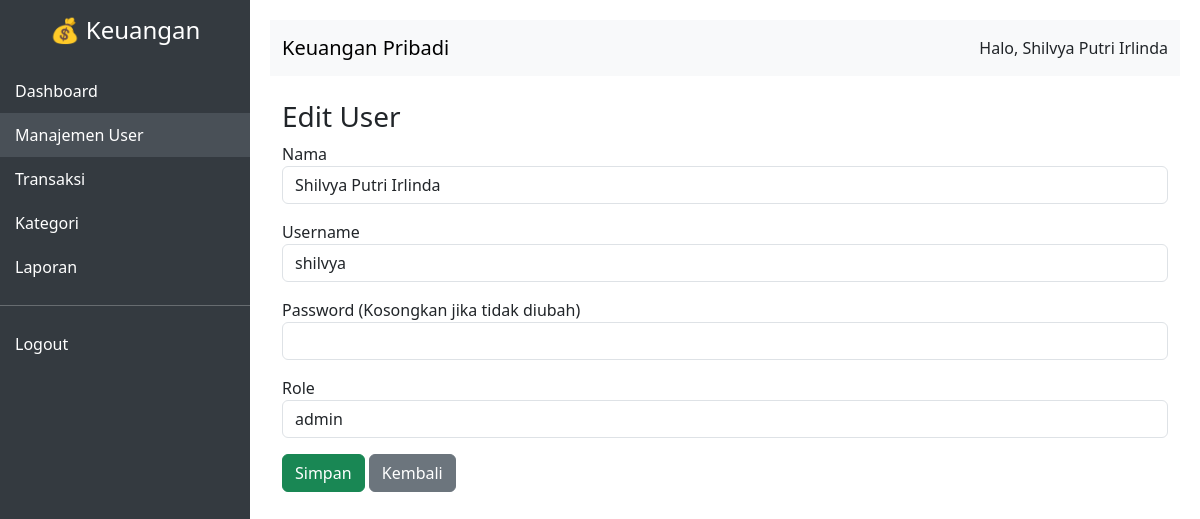
The app's page /pages/admin/user/form.php?id=1 (signed in) with its own data.
### tables this page shows
CREATE TABLE `users` (
  `id_user` int(11) NOT NULL,
  `id_role` int(11) DEFAULT NULL,
  `nama` varchar(100) DEFAULT NULL,
  `username` varchar(50) DEFAULT NULL,
  `password` varchar(255) DEFAULT NULL
);

CREATE TABLE `role` (
  `id_role` int(11) NOT NULL,
  `nama_role` varchar(50) DEFAULT NULL
);

### pages/admin/user/form.php (the view, shortened to what this page needs)
<?php
require_once "../../../config/database.php";
include "../../../includes/header.php";
$roles = $conn->query("SELECT * FROM role")->fetchAll(PDO::FETCH_ASSOC);
$user = null;
if (isset($_GET['id'])) {
    $stmt = $conn->prepare("SELECT * FROM users WHERE id_user = ?");
    $stmt->execute([$_GET['id']]);
    $user = $stmt->fetch(PDO::FETCH_ASSOC);
}
?>
<div class="container">
    <h3><?= $user ? 'Edit' : 'Tambah' ?> User</h3>
    <form action="../../../process/user_proses.php" method="POST">
        <div class="mb-3">
            <label>Nama</label>
            <input type="text" name="nama" class="form-control" required
                value="<?= $user['nama'] ?? '' ?>">
        </div>
        <div class="mb-3">
            <label>Username</label>
            <input type="text" name="username" class="form-control" required
                value="<?= $user['username'] ?? '' ?>">
        </div>
        <div class="mb-3">
            <label>Password <?= $user ? '(Kosongkan jika tidak diubah)' : '' ?></label>
            <input type="password" name="password" class="form-control">
        </div>
        <div class="mb-3">
            <label>Role</label>
            <select name="id_role" class="form-control" required>
                <?php foreach ($roles as $r): ?>
                    <option value="<?= $r['id_role'] ?>"
                        <?= (isset($user) && $user['id_role'] == $r['id_role']) ? 'selected' : '' ?>>
                        <?= $r['nama_role'] ?>
                    </option>
                <?php endforeach; ?>
            </select>
        </div>
        <button type="submit" name="<?= $user ? 'update' : 'tambah' ?>" class="btn btn-success">
            Simpan
        </button>
        <a href="index.php" class="btn btn-secondary">Kembali</a>
    </form>
</div>
<?php include "../../../includes/footer.php"; ?>

### includes/header.php (style rules this page uses)
body { display: flex; }

### records on screen
users: nama "Shilvya Putri Irlinda", username "shilvya", id_role "admin"

### other values on screen
$_SESSION['user']['nama'] "Shilvya Putri Irlinda"
